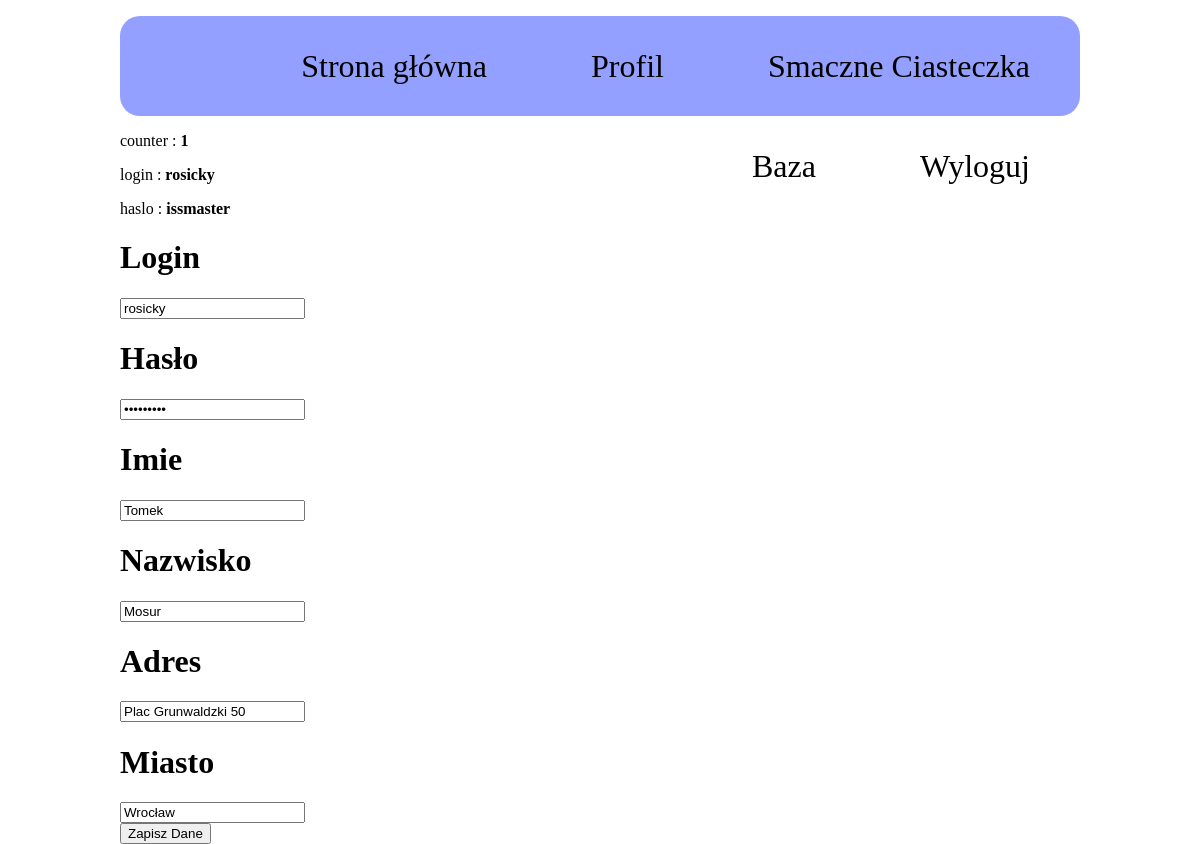
The app's page /profile.php (signed in) with its own data.
### tables this page shows
CREATE TABLE `users` (
  `id` int(11) NOT NULL,
  `login` varchar(50) NOT NULL,
  `password` varchar(50) NOT NULL,
  `nazwisko` varchar(50) DEFAULT NULL,
  `imie` varchar(50) DEFAULT NULL,
  `adres` varchar(200) DEFAULT NULL,
  `miasto` varchar(50) DEFAULT NULL
);

### profile.php (the view, shortened to what this page needs)
<?php session_start();
    $registration_mode = (!isset($_SESSION['login']));
    if(!$registration_mode)
    {
        $db = mysqli_connect("localhost","root","", "webdev")
        or die("Some error occurred during connection " . mysqli_error($db));
        mysqli_set_charset($db,"utf8");
        $query = "SELECT * FROM Users WHERE login ='".$_SESSION['login']."'";
        mysqli_query($db, $query) or die('Błąd przy pobieraniu danych');
        $result = mysqli_query($db, $query);
        $row = mysqli_fetch_array($result);
        $id =  $row['id'];
        $login = $row['login'];
        $password = $row['password'];
        $nazwisko = $row['nazwisko'];
        $imie = $row['imie'];
        $adres = $row['adres'];
        $miasto = $row['miasto'];
    }
?>
<!DOCTYPE HTML>
<html lang="pl">
<head>
</head>
<body>
<?php include("header.php"); ?>
    <div class="registration">
        <form action="registerScript.php" method="post">
        <?php
            if($registration_mode)
            {
            echo'
                <h1>Login</h1>
                <input type="text" name="login"/>
                <h1>Hasło</h1>
                <input type="password" name="password"/>
                <h1>Imie</h1>
                <input type="text" name="imie"/>
                <h1>Nazwisko</h1>
                <input type="text" name="nazwisko"/>
                <h1>Adres</h1>
                <input type="text" name="adres"/>
                <h1>Miasto</h1>
                <input type="text" name="miasto"/> </br>
                <input type="submit" value="Zarejestruj"/>
                <input type="hidden" name="registerMode" value="on"/>';
            }
            else{
                echo'
                <h1>Login</h1>
                <input type="text" name="login" value ="'.$login.'"/>
                <h1>Hasło</h1>
                <input type="password" name="password" value ="'.$password.'"/>
                <h1>Imie</h1>
                <input type="text" name="imie" value ="'.$imie.'"/>
                <h1>Nazwisko</h1>
                <input type="text" name="nazwisko" value ="'.$nazwisko.'"/>
                <h1>Adres</h1>
                <input type="text" name="adres" value ="'.$adres.'"/>
                <h1>Miasto</h1>
                <input type="text" name="miasto" value ="'.$miasto.'"> </br>
                <input type="submit" value="Zapisz Dane"/>
                <input type="hidden" name="id" value="'.$id.'"/>';
            }
        ?>
        </form>
    </div>
</body>

### style.css (style rules this page uses)
body { width: 80%; margin: auto; }

### records on screen
users: login "rosicky", imie "Tomek", nazwisko "Mosur", adres "Plac Grunwaldzki 50", miasto "Wrocław"

### other values on screen
$data "counter"
$$data "1"
$data "login"
$$data "rosicky"
$data "haslo"
$$data "issmaster"
